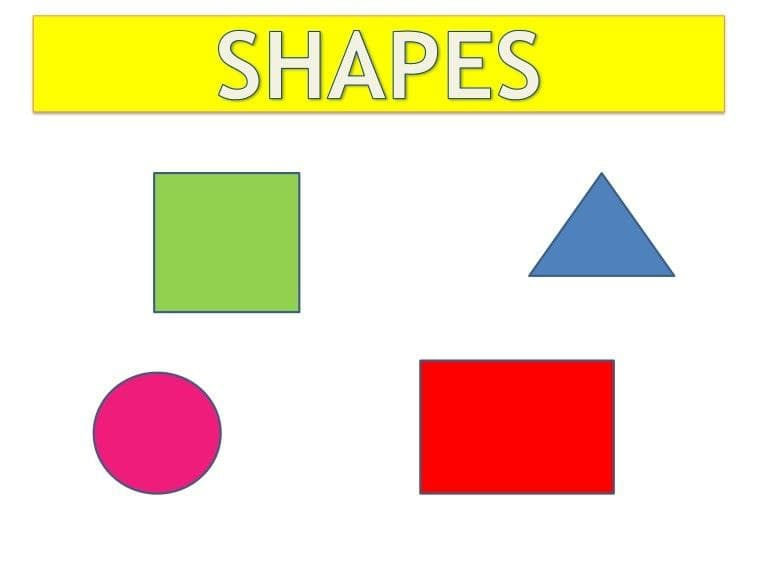
#> input picture shape.jpg, 768 x 576 px
$ python main.py
#> lines starting #> are read from the running program, lines starting #| are printed output that depends on the picture; after the words box and inside, x2 and y2 are one past the last pixel; in counts of white or black regions, pixels touching at a corner belong together
import numpy as np
import matplotlib.pyplot as plt
import cv2 as cv

image = cv.imread("shape.jpg")
#> image is the input picture: shape (576, 768, 3); mean B, G, R 193.2, 226.7, 242.7
gray = cv.cvtColor(image, cv.COLOR_BGR2GRAY)
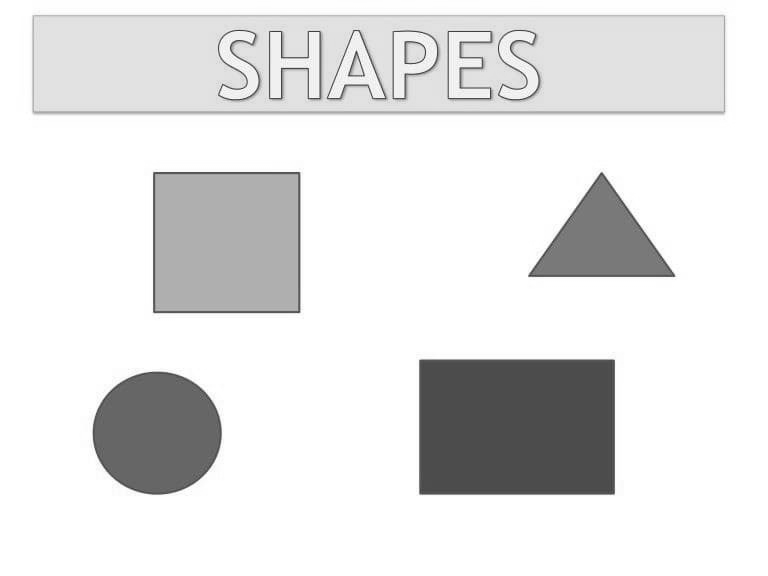
#> gray: shape (576, 768); min 53, max 255, mean 227.7
edges = cv.Canny(gray, 100, 200)
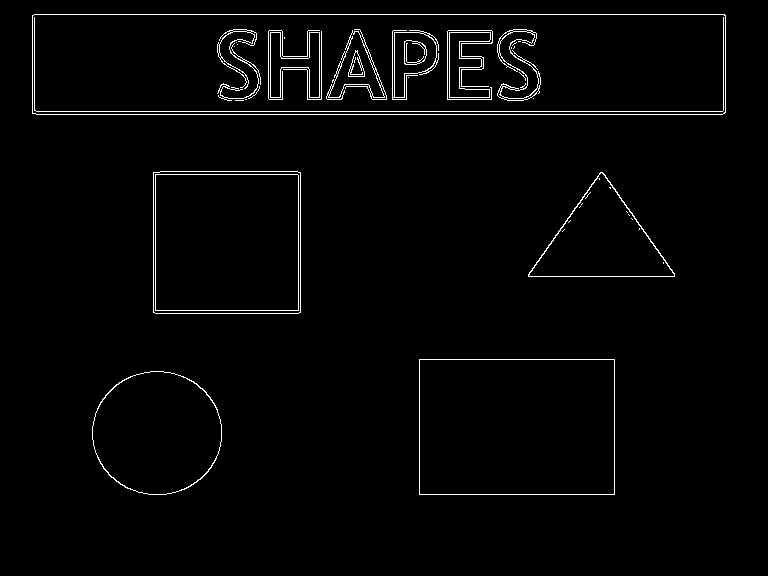
#> edges: shape (576, 768); 2% white in thin lines or dots, all inside (x1, y1, x2, y2) = (32, 14, 726, 495)

lines = cv.HoughLinesP(edges, 1, np.pi/180, 60, np.array([]), 50, 5)
#> lines = 30 rows, first 6: [34, 14, 724, 14], [36, 114, 722, 114], [32, 111, 725, 111], [419, 494, 614, 494], [419, 359, 614, 359], [300, 312, 300, 172]
circles = cv.HoughCircles(edges, cv.HOUGH_GRADIENT, 0.9, 80, 110, 39, 50)
#> circles = [[156.5, 436.5, 64.6], [487.5, 54.5, 41.9], [238.5, 79.5, 21.7]]

for co, i in enumerate(circles[0, :], start=1):
    cv.circle(image, (int(i[0]), int(i[1])), int(i[2]), (0, 255, 0), 10)
#> this loop made 3 passes
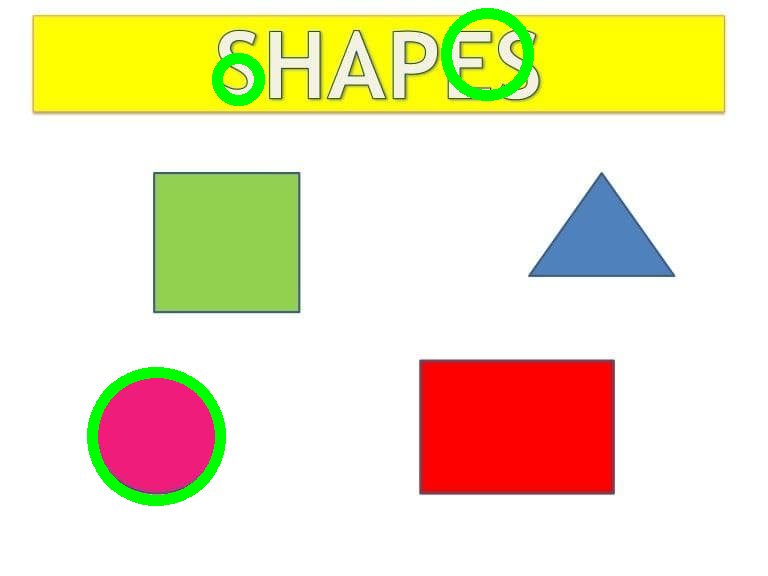
#> image: shape (576, 768, 3); 1.98% of pixels changed, all inside (x1, y1, x2, y2) = (87, 8, 534, 506)

for line in lines:
    for x1, y1, x2, y2 in line:
        cv.line(image, (x1, y1), (x2, y2), (0, 255, 0), 10)
#> this loop made 30 passes
#> line on passes 1 to 12: [[34, 14, 724, 14]], [[36, 114, 722, 114]], [[32, 111, 725, 111]], [[419, 494, 614, 494]], [[419, 359, 614, 359]], [[300, 312, 300, 172]], [[153, 310, 298, 310]], [[153, 174, 297, 174]], [[528, 276, 674, 276]], [[155, 313, 298, 313]], [[419, 493, 419, 360]], [[153, 312, 153, 172]]
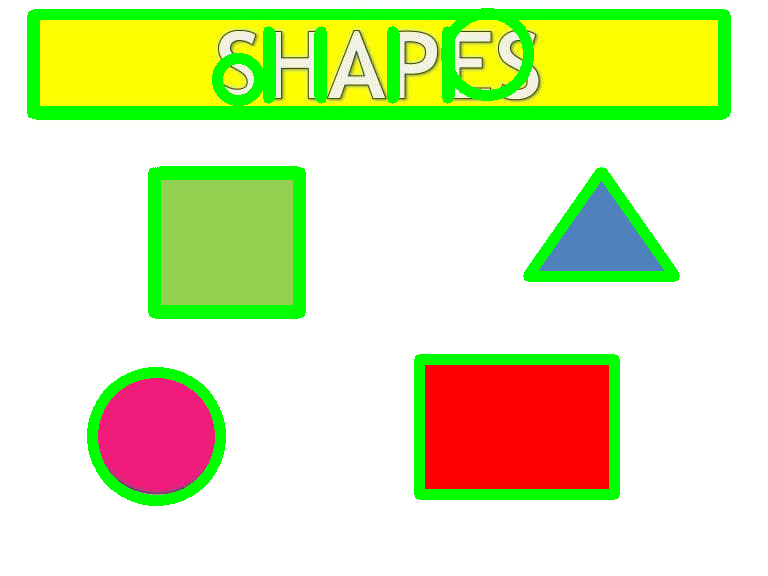
#> image: shape (576, 768, 3); 9.42% of pixels changed, all inside (x1, y1, x2, y2) = (27, 9, 731, 500)

plt.imshow(image)
plt.show()

# cv.imwrite('shape1.jpg', image)
